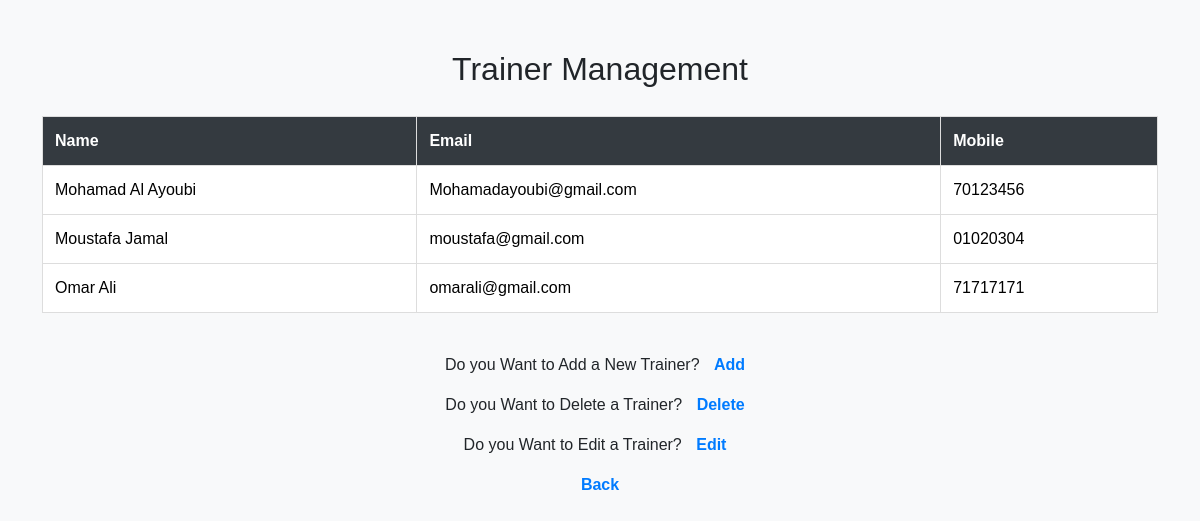
Screenshot of /DisplayTrainer.php with the database file from the repository.
### tables this page shows
CREATE TABLE `trainer` (
  `trainer_id` int(11) NOT NULL,
  `name` varchar(100) DEFAULT NULL,
  `email` varchar(100) DEFAULT NULL,
  `mobile` varchar(20) DEFAULT NULL,
  `username` varchar(50) DEFAULT NULL,
  `password` varchar(50) DEFAULT NULL
);

### DisplayTrainer.php (the view, shortened to what this page needs)
<!DOCTYPE html>
<html lang="en">
<head>
    <link href="https://cdn.jsdelivr.net/npm/bootstrap@5.3.3/dist/css/bootstrap.min.css" rel="stylesheet">
</head>
<body>
    <div class="container">
        <h2 class="text-center">Trainer Management</h2>
        <div class="table-responsive">
            <table class="table table-custom">
                <thead>
                    <tr>
                        <th>Name</th>
                        <th>Email</th>
                        <th>Mobile</th>
                    </tr>
                </thead>
                <tbody>
                    <?php
                    require 'connection.php';
                    $query = "SELECT * FROM `trainer`";
                    $result = mysqli_query($con, $query);
                    while ($row = mysqli_fetch_array($result)) {
                        echo "<tr>";
                        echo "<td>" . htmlspecialchars($row["name"]) . "</td>";
                        echo "<td>" . htmlspecialchars($row["email"]) . "</td>";
                        echo "<td>" . htmlspecialchars($row["mobile"]) . "</td>";
                        echo "</tr>";
                    }
                    ?>
                </tbody>
            </table>
        </div>
        <div class="action-links">
            <p>Do you Want to Add a New Trainer? <a href="AddTrainer.php">Add</a></p>
            <p>Do you Want to Delete a Trainer? <a href="DeleteTrainer.php">Delete</a></p>
            <p>Do you Want to Edit a Trainer? <a href="EditTrainer.php">Edit</a></p>
            <p><a href="HomePage.php">Back</a></p>
        </div>
    </div>
</body>
</html>

### DisplayTrainer.php (style rules this page uses)
body { font-family: Arial, sans-serif; background-color: #f8f9fa; margin: 0; padding: 0; }
.container { margin-top: 50px; }
.table-custom { width: 100%; margin: 20px 0; border-collapse: collapse; }
.table-custom th, .table-custom td { border: 1px solid #ddd; padding: 12px; text-align: left; }
.table-custom th { background-color: #343a40; color: #fff; position: sticky; top: 0; }
.table-custom tr:nth-child(even) { background-color: #f2f2f2; }
.table-custom td { background-color: #fff; }
.action-links { text-align: center; margin-top: 20px; }
.action-links a { text-decoration: none; color: #007bff; margin: 0 10px; font-weight: bold; }

### rows the page displays
trainer: name "Mohamad Al Ayoubi", email "Mohamadayoubi@gmail.com", mobile "70123456"
trainer: name "Moustafa Jamal", email "moustafa@gmail.com", mobile "01020304"
trainer: name "Omar Ali", email "omarali@gmail.com", mobile "71717171"
